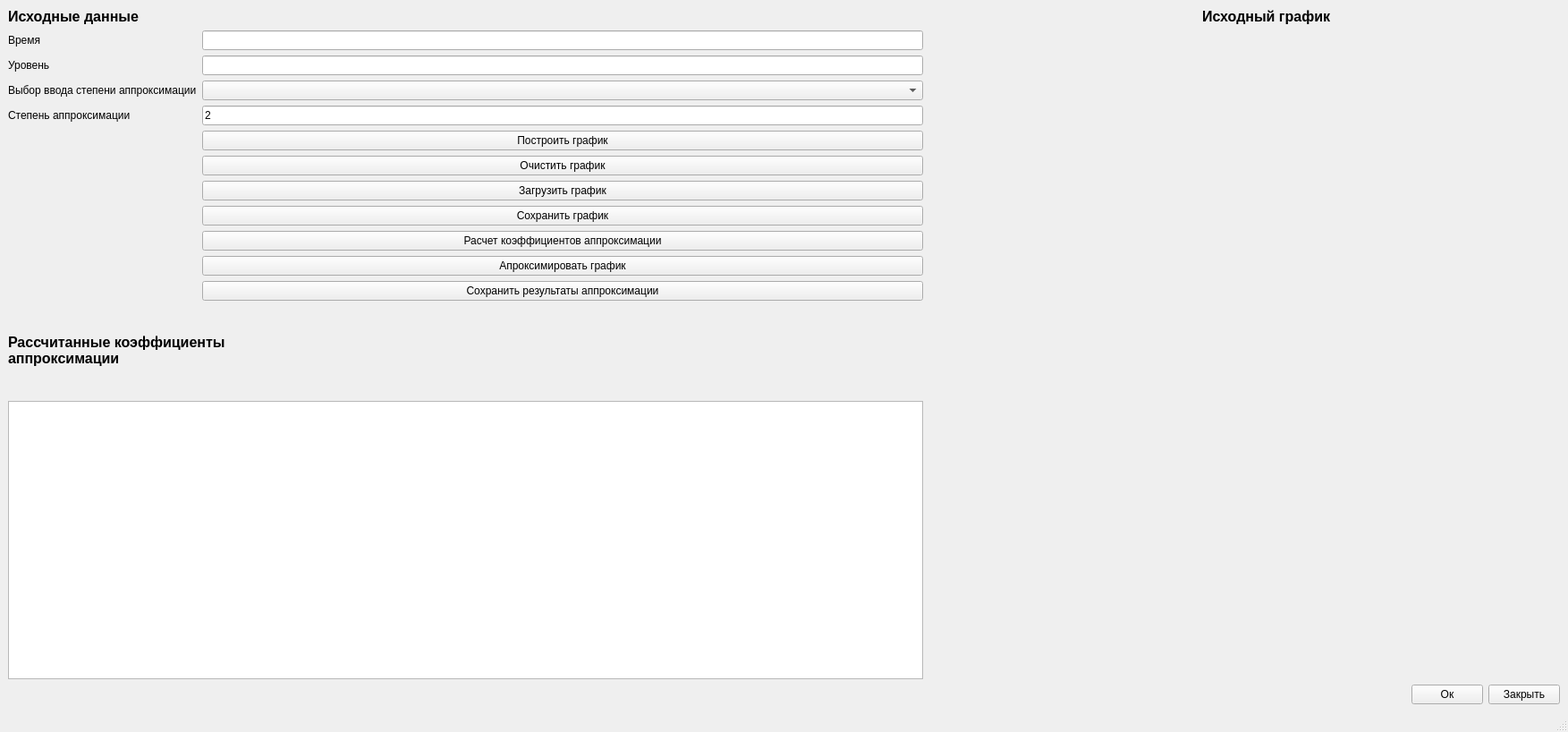
<?xml version="1.0" encoding="UTF-8"?>
<ui version="4.0">
 <class>Polinom_builder</class>
 <widget class="QMainWindow" name="Polinom_builder">
  <property name="geometry">
   <rect>
    <x>0</x>
    <y>0</y>
    <width>1753</width>
    <height>818</height>
   </rect>
  </property>
  <property name="windowTitle">
   <string>Polinom_builder</string>
  </property>
  <widget class="QWidget" name="centralwidget">
   <layout class="QHBoxLayout" name="horizontalLayout_3">
    <item>
     <layout class="QVBoxLayout" name="verticalLayout_4">
      <item>
       <layout class="QHBoxLayout" name="horizontalLayout_2">
        <item>
         <layout class="QVBoxLayout" name="verticalLayout">
          <item>
           <widget class="QLabel" name="label_3">
            <property name="sizePolicy">
             <sizepolicy hsizetype="Preferred" vsizetype="Fixed">
              <horstretch>0</horstretch>
              <verstretch>0</verstretch>
             </sizepolicy>
            </property>
            <property name="text">
             <string>&lt;html&gt;&lt;head/&gt;&lt;body&gt;&lt;p&gt;&lt;span style=&quot; font-size:12pt; font-weight:700;&quot;&gt;Исходные данные&lt;/span&gt;&lt;/p&gt;&lt;/body&gt;&lt;/html&gt;</string>
            </property>
           </widget>
          </item>
          <item>
           <layout class="QGridLayout" name="gridLayout">
            <property name="sizeConstraint">
             <enum>QLayout::SizeConstraint::SetMinimumSize</enum>
            </property>
            <item row="3" column="1">
             <widget class="QLineEdit" name="lineEdit">
              <property name="text">
               <string>2</string>
              </property>
             </widget>
            </item>
            <item row="0" column="1">
             <widget class="MyLineEdit" name="lineEditX"/>
            </item>
            <item row="6" column="1">
             <widget class="QPushButton" name="clearButton">
              <property name="text">
               <string>Очистить график</string>
              </property>
             </widget>
            </item>
            <item row="10" column="1">
             <widget class="QPushButton" name="resultButton">
              <property name="text">
               <string>Расчет коэффициентов аппроксимации</string>
              </property>
             </widget>
            </item>
            <item row="5" column="1">
             <widget class="QPushButton" name="plotGraph">
              <property name="text">
               <string>Построить график</string>
              </property>
             </widget>
            </item>
            <item row="0" column="0">
             <widget class="QLabel" name="label">
              <property name="text">
               <string>Время</string>
              </property>
             </widget>
            </item>
            <item row="7" column="1">
             <widget class="QPushButton" name="loadButton">
              <property name="text">
               <string>Загрузить график</string>
              </property>
             </widget>
            </item>
            <item row="1" column="1">
             <widget class="MyLineEdit" name="lineEditY"/>
            </item>
            <item row="8" column="1">
             <widget class="QPushButton" name="saveButton">
              <property name="text">
               <string>Сохранить график</string>
              </property>
             </widget>
            </item>
            <item row="1" column="0">
             <widget class="QLabel" name="label_2">
              <property name="text">
               <string>Уровень</string>
              </property>
             </widget>
            </item>
            <item row="13" column="1">
             <widget class="QPushButton" name="polinomButton">
              <property name="text">
               <string>Апроксимировать график</string>
              </property>
             </widget>
            </item>
            <item row="3" column="0">
             <widget class="QLabel" name="label_6">
              <property name="sizePolicy">
               <sizepolicy hsizetype="Fixed" vsizetype="Preferred">
                <horstretch>0</horstretch>
                <verstretch>0</verstretch>
               </sizepolicy>
              </property>
              <property name="minimumSize">
               <size>
                <width>200</width>
                <height>0</height>
               </size>
              </property>
              <property name="text">
               <string>Степень аппроксимации</string>
              </property>
             </widget>
            </item>
            <item row="2" column="1">
             <widget class="QComboBox" name="comboBox"/>
            </item>
            <item row="2" column="0">
             <widget class="QLabel" name="label_8">
              <property name="text">
               <string>Выбор ввода степени аппроксимации</string>
              </property>
             </widget>
            </item>
            <item row="14" column="1">
             <widget class="QPushButton" name="saveApproxButton">
              <property name="text">
               <string>Сохранить результаты аппроксимации</string>
              </property>
             </widget>
            </item>
           </layout>
          </item>
          <item>
           <widget class="QLabel" name="label_5">
            <property name="sizePolicy">
             <sizepolicy hsizetype="Preferred" vsizetype="Ignored">
              <horstretch>0</horstretch>
              <verstretch>0</verstretch>
             </sizepolicy>
            </property>
            <property name="minimumSize">
             <size>
              <width>0</width>
              <height>0</height>
             </size>
            </property>
            <property name="maximumSize">
             <size>
              <width>16777215</width>
              <height>100</height>
             </size>
            </property>
            <property name="text">
             <string>&lt;html&gt;&lt;head/&gt;&lt;body&gt;&lt;p&gt;&lt;span style=&quot; font-size:12pt; font-weight:700;&quot;&gt;Рассчитанные коэффициенты&lt;br&gt;аппроксимации&lt;/span&gt;&lt;/p&gt;&lt;/body&gt;&lt;/html&gt;</string>
            </property>
            <property name="wordWrap">
             <bool>true</bool>
            </property>
           </widget>
          </item>
          <item>
           <widget class="QTableWidget" name="tableWidget">
            <property name="sizePolicy">
             <sizepolicy hsizetype="Preferred" vsizetype="Preferred">
              <horstretch>0</horstretch>
              <verstretch>0</verstretch>
             </sizepolicy>
            </property>
           </widget>
          </item>
         </layout>
        </item>
        <item>
         <layout class="QVBoxLayout" name="verticalLayout_2"/>
        </item>
        <item>
         <widget class="QChartView" name="chartView_approx" native="true">
          <property name="minimumSize">
           <size>
            <width>300</width>
            <height>0</height>
           </size>
          </property>
         </widget>
        </item>
        <item>
         <layout class="QVBoxLayout" name="verticalLayout_3">
          <item>
           <widget class="QLabel" name="label_4">
            <property name="sizePolicy">
             <sizepolicy hsizetype="Preferred" vsizetype="Fixed">
              <horstretch>0</horstretch>
              <verstretch>0</verstretch>
             </sizepolicy>
            </property>
            <property name="text">
             <string>&lt;html&gt;&lt;head/&gt;&lt;body&gt;&lt;p&gt;&lt;span style=&quot; font-size:12pt; font-weight:700;&quot;&gt;Исходный график&lt;/span&gt;&lt;/p&gt;&lt;/body&gt;&lt;/html&gt;</string>
            </property>
           </widget>
          </item>
          <item>
           <widget class="QChartView" name="chartView" native="true">
            <property name="minimumSize">
             <size>
              <width>400</width>
              <height>0</height>
             </size>
            </property>
           </widget>
          </item>
         </layout>
        </item>
       </layout>
      </item>
      <item>
       <layout class="QHBoxLayout" name="horizontalLayout">
        <item>
         <spacer name="horizontalSpacer">
          <property name="orientation">
           <enum>Qt::Orientation::Horizontal</enum>
          </property>
          <property name="sizeHint" stdset="0">
           <size>
            <width>40</width>
            <height>20</height>
           </size>
          </property>
         </spacer>
        </item>
        <item>
         <widget class="QPushButton" name="applyButton">
          <property name="sizePolicy">
           <sizepolicy hsizetype="Fixed" vsizetype="Fixed">
            <horstretch>0</horstretch>
            <verstretch>0</verstretch>
           </sizepolicy>
          </property>
          <property name="text">
           <string>Ок</string>
          </property>
         </widget>
        </item>
        <item>
         <widget class="QPushButton" name="closeButton">
          <property name="sizePolicy">
           <sizepolicy hsizetype="Fixed" vsizetype="Fixed">
            <horstretch>0</horstretch>
            <verstretch>0</verstretch>
           </sizepolicy>
          </property>
          <property name="text">
           <string>Закрыть</string>
          </property>
         </widget>
        </item>
       </layout>
      </item>
     </layout>
    </item>
   </layout>
  </widget>
  <widget class="QMenuBar" name="menubar">
   <property name="geometry">
    <rect>
     <x>0</x>
     <y>0</y>
     <width>1753</width>
     <height>30</height>
    </rect>
   </property>
  </widget>
  <widget class="QStatusBar" name="statusbar">
   <property name="enabled">
    <bool>false</bool>
   </property>
  </widget>
 </widget>
 <customwidgets>
  <customwidget>
   <class>QChartView</class>
   <extends>QWidget</extends>
   <header>qchartview.h</header>
   <container>1</container>
  </customwidget>
  <customwidget>
   <class>MyLineEdit</class>
   <extends>QLineEdit</extends>
   <header>mylineedit.h</header>
  </customwidget>
 </customwidgets>
 <resources/>
 <connections/>
</ui>
